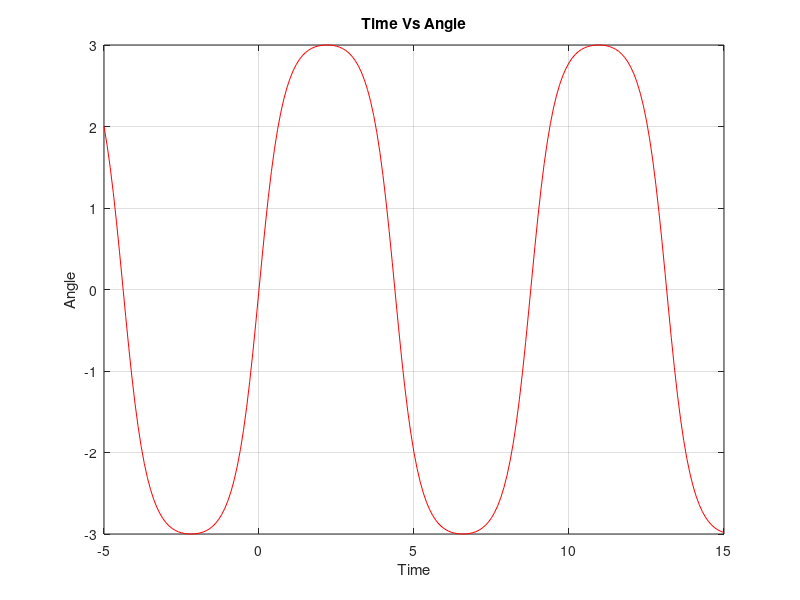
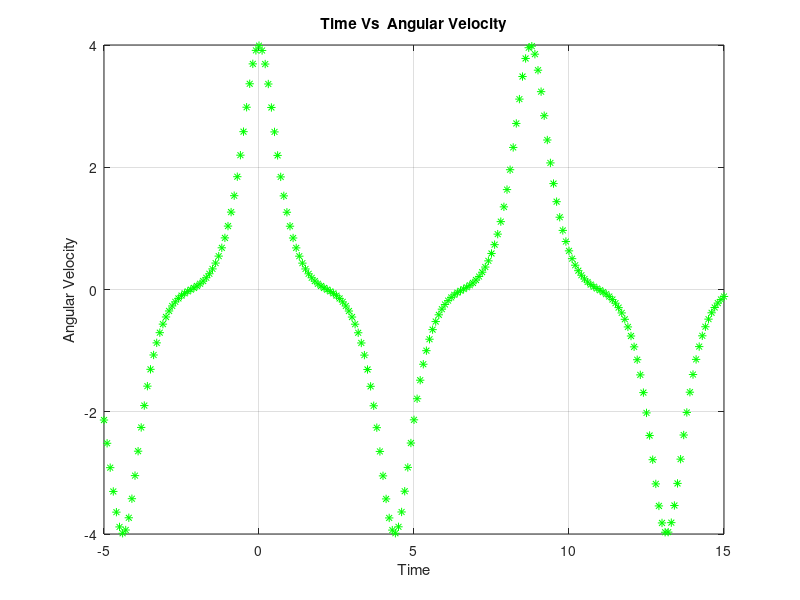
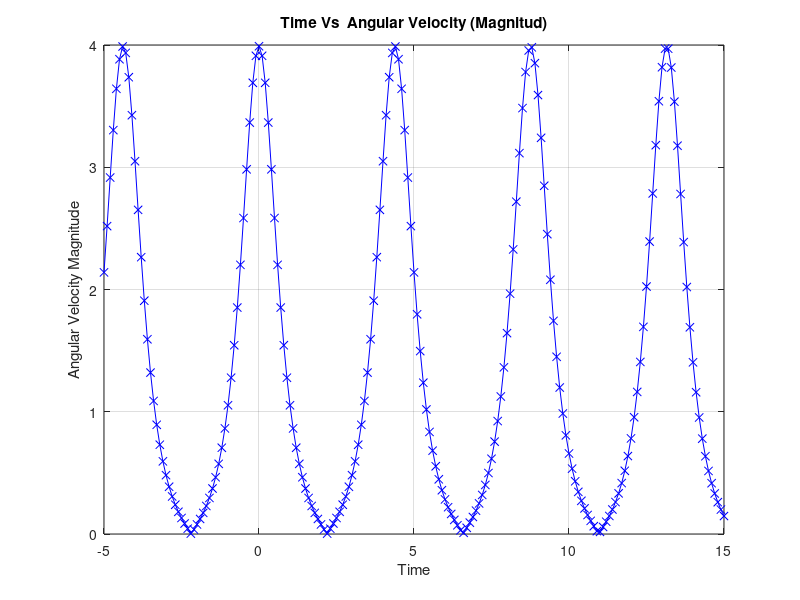

Write the MATLAB code that produced these figures, in order.
clear all; close all;
%--------------------------------------------------
%------------- Non-Linear Pendulum-----------------
%--------------------------------------------------

Wo=2; AngInic= 3; k=sin(AngInic/2)
t=-5:0.1:15
Angle_1=2*asin(k*ellipj(Wo*t,k))
Angle = @(T) 2*asin(k*ellipj(Wo*T,k));
b=Angle(6)
a=Angle(5)
for i=1:length(t)
  dt=0.001
  VAngularComp(i)=(Angle(t(i)+dt)-Angle(t(i)))/dt
endfor
figure(1);
plot  (t,Angle_1,"color",'r','-');
title ('Time Vs Angle')
xlabel('Time'); ylabel('Angle')
grid on;
figure(2);
plot  (t,VAngularComp,"color",'g','*');
title ('Time Vs  Angular Velocity')
xlabel('Time'); ylabel('Angular Velocity')
grid on;
figure(3);
VAngular=(4*Wo^2*(k^2-(sin(Angle(t)/2)).^2)).^(0.5)
plot  (t,VAngular,"color",'b','-x-')
title ('Time Vs  Angular Velocity (Magnitud)')
xlabel('Time'); ylabel('Angular Velocity Magnitude')
grid on;